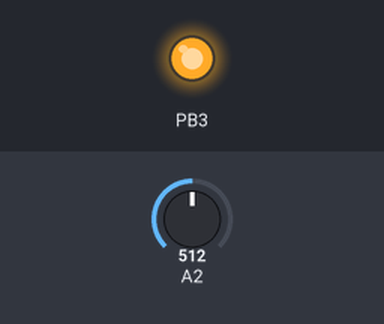
Recording of a sketch running on a simulated ATtiny85, built with avr-gcc and run on an emulated ATtiny85. On the bench: output pins drawn as LEDs (lit = HIGH). The inputs (shaded band) are chosen by the test bench; at power-on: A2 = 512.

Above: at 1.2 s.
1.3 s: A2 set to 521
At 2.4 s:
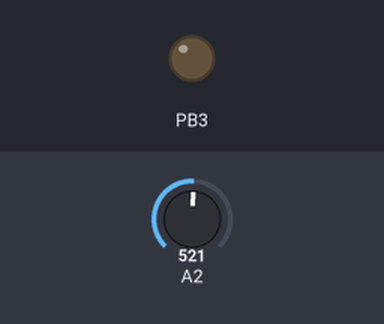
2.8 s: A2 set to 511
At 3.5 s:
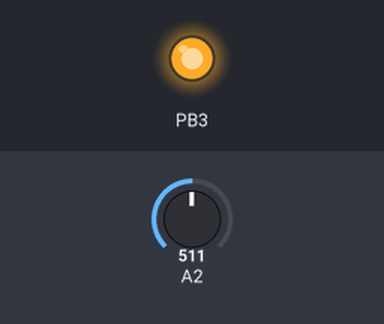
4.3 s: A2 set to 716
At 4.6 s:
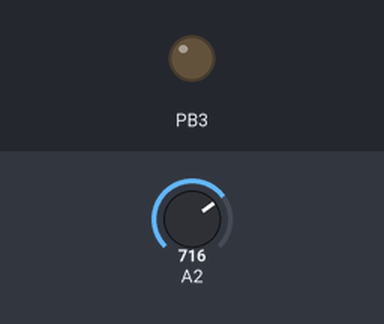
Timing chart, 0 to 7.3 s (numbered marks = the images above; inputs shaded):
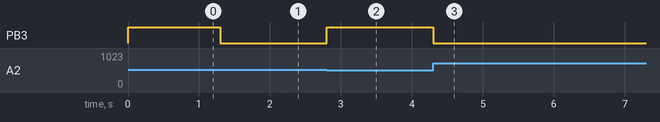

The sketch:

Attiny85SensorAnalogicoDelay.ino
```cpp
int Pot=0;

void setup()
{
  pinMode(3, OUTPUT);
}

void loop()
{
  Pot=analogRead(A2);

  if(Pot<=512){
    digitalWrite(3, HIGH);
  }
  else if (Pot>512){
    digitalWrite(3, LOW);
  }

}
```

Measured:
- the behaviour switches between 512 and 513 on A2 (found by bisection; images 0 and 1)
- after the input at 1.3 s, PB3: HIGH → LOW at once
- after the input at 2.8 s, PB3: LOW → HIGH at once
- after the input at 4.3 s, PB3: HIGH → LOW at once
